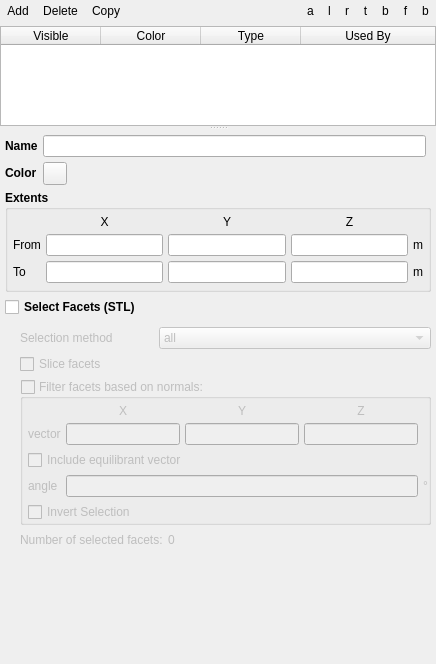
<?xml version="1.0" encoding="UTF-8"?>
<ui version="4.0">
 <class>regions</class>
 <widget class="QWidget" name="regions">
  <property name="geometry">
   <rect>
    <x>0</x>
    <y>0</y>
    <width>436</width>
    <height>664</height>
   </rect>
  </property>
  <layout class="QGridLayout" name="gridLayout_5">
   <property name="leftMargin">
    <number>0</number>
   </property>
   <property name="topMargin">
    <number>0</number>
   </property>
   <property name="rightMargin">
    <number>0</number>
   </property>
   <property name="bottomMargin">
    <number>0</number>
   </property>
   <property name="spacing">
    <number>5</number>
   </property>
   <item row="0" column="0">
    <widget class="QWidget" name="button_frame" native="true">
     <property name="sizePolicy">
      <sizepolicy hsizetype="Preferred" vsizetype="Fixed">
       <horstretch>0</horstretch>
       <verstretch>0</verstretch>
      </sizepolicy>
     </property>
     <layout class="QHBoxLayout" name="horizontalLayout_15">
      <property name="spacing">
       <number>0</number>
      </property>
      <property name="leftMargin">
       <number>0</number>
      </property>
      <property name="topMargin">
       <number>0</number>
      </property>
      <property name="rightMargin">
       <number>0</number>
      </property>
      <property name="bottomMargin">
       <number>0</number>
      </property>
      <item>
       <widget class="QToolButton" name="toolbutton_region_add">
        <property name="text">
         <string>Add</string>
        </property>
        <property name="autoRaise">
         <bool>true</bool>
        </property>
       </widget>
      </item>
      <item>
       <widget class="QToolButton" name="toolbutton_region_delete">
        <property name="text">
         <string>Delete</string>
        </property>
        <property name="autoRaise">
         <bool>true</bool>
        </property>
       </widget>
      </item>
      <item>
       <widget class="QToolButton" name="toolbutton_region_copy">
        <property name="text">
         <string>Copy</string>
        </property>
        <property name="autoRaise">
         <bool>true</bool>
        </property>
       </widget>
      </item>
      <item>
       <spacer name="horizontalSpacer_5">
        <property name="orientation">
         <enum>Qt::Horizontal</enum>
        </property>
        <property name="sizeHint" stdset="0">
         <size>
          <width>342</width>
          <height>20</height>
         </size>
        </property>
       </spacer>
      </item>
      <item>
       <widget class="QToolButton" name="toolbutton_region_a">
        <property name="text">
         <string>a</string>
        </property>
        <property name="autoRaise">
         <bool>true</bool>
        </property>
       </widget>
      </item>
      <item>
       <widget class="QToolButton" name="toolbutton_region_l">
        <property name="text">
         <string>l</string>
        </property>
        <property name="autoRaise">
         <bool>true</bool>
        </property>
       </widget>
      </item>
      <item>
       <widget class="QToolButton" name="toolbutton_region_r">
        <property name="text">
         <string>r</string>
        </property>
        <property name="autoRaise">
         <bool>true</bool>
        </property>
       </widget>
      </item>
      <item>
       <widget class="QToolButton" name="toolbutton_region_t">
        <property name="text">
         <string>t</string>
        </property>
        <property name="autoRaise">
         <bool>true</bool>
        </property>
       </widget>
      </item>
      <item>
       <widget class="QToolButton" name="toolbutton_region_b">
        <property name="text">
         <string>b</string>
        </property>
        <property name="autoRaise">
         <bool>true</bool>
        </property>
       </widget>
      </item>
      <item>
       <widget class="QToolButton" name="toolbutton_region_f">
        <property name="text">
         <string>f</string>
        </property>
        <property name="autoRaise">
         <bool>true</bool>
        </property>
       </widget>
      </item>
      <item>
       <widget class="QToolButton" name="toolbutton_region_back">
        <property name="text">
         <string>b</string>
        </property>
        <property name="autoRaise">
         <bool>true</bool>
        </property>
       </widget>
      </item>
     </layout>
    </widget>
   </item>
   <item row="1" column="0">
    <widget class="QSplitter" name="splitter">
     <property name="orientation">
      <enum>Qt::Vertical</enum>
     </property>
     <widget class="QWidget" name="top_frame" native="true">
      <property name="maximumSize">
       <size>
        <width>16777215</width>
        <height>100</height>
       </size>
      </property>
      <layout class="QGridLayout" name="gridLayout_3">
       <property name="leftMargin">
        <number>0</number>
       </property>
       <property name="topMargin">
        <number>0</number>
       </property>
       <property name="rightMargin">
        <number>0</number>
       </property>
       <property name="bottomMargin">
        <number>0</number>
       </property>
       <property name="spacing">
        <number>5</number>
       </property>
       <item row="0" column="0">
        <widget class="Table" name="tablewidget_regions">
         <property name="sizePolicy">
          <sizepolicy hsizetype="Expanding" vsizetype="Minimum">
           <horstretch>0</horstretch>
           <verstretch>0</verstretch>
          </sizepolicy>
         </property>
         <property name="minimumSize">
          <size>
           <width>0</width>
           <height>0</height>
          </size>
         </property>
         <property name="maximumSize">
          <size>
           <width>16777215</width>
           <height>100</height>
          </size>
         </property>
         <property name="baseSize">
          <size>
           <width>0</width>
           <height>0</height>
          </size>
         </property>
         <property name="styleSheet">
          <string notr="true"/>
         </property>
         <property name="editTriggers">
          <set>QAbstractItemView::NoEditTriggers</set>
         </property>
         <property name="selectionMode">
          <enum>QAbstractItemView::ExtendedSelection</enum>
         </property>
         <property name="selectionBehavior">
          <enum>QAbstractItemView::SelectRows</enum>
         </property>
         <attribute name="horizontalHeaderCascadingSectionResizes">
          <bool>false</bool>
         </attribute>
         <attribute name="horizontalHeaderStretchLastSection">
          <bool>true</bool>
         </attribute>
         <attribute name="verticalHeaderVisible">
          <bool>true</bool>
         </attribute>
         <attribute name="verticalHeaderCascadingSectionResizes">
          <bool>false</bool>
         </attribute>
         <attribute name="verticalHeaderStretchLastSection">
          <bool>false</bool>
         </attribute>
         <column>
          <property name="text">
           <string>Visible</string>
          </property>
         </column>
         <column>
          <property name="text">
           <string>Color</string>
          </property>
         </column>
         <column>
          <property name="text">
           <string>Type</string>
          </property>
         </column>
         <column>
          <property name="text">
           <string>Used By</string>
          </property>
         </column>
        </widget>
       </item>
      </layout>
     </widget>
     <widget class="QWidget" name="detail_pane" native="true">
      <property name="sizePolicy">
       <sizepolicy hsizetype="Preferred" vsizetype="Expanding">
        <horstretch>0</horstretch>
        <verstretch>1</verstretch>
       </sizepolicy>
      </property>
      <layout class="QVBoxLayout" name="verticalLayout">
       <property name="spacing">
        <number>5</number>
       </property>
       <property name="leftMargin">
        <number>5</number>
       </property>
       <property name="topMargin">
        <number>0</number>
       </property>
       <property name="rightMargin">
        <number>5</number>
       </property>
       <property name="bottomMargin">
        <number>0</number>
       </property>
       <item>
        <widget class="QWidget" name="widget_region_parameters" native="true">
         <property name="enabled">
          <bool>true</bool>
         </property>
         <property name="sizePolicy">
          <sizepolicy hsizetype="Preferred" vsizetype="Fixed">
           <horstretch>0</horstretch>
           <verstretch>0</verstretch>
          </sizepolicy>
         </property>
         <layout class="QGridLayout" name="gridLayout_16">
          <property name="leftMargin">
           <number>0</number>
          </property>
          <property name="topMargin">
           <number>5</number>
          </property>
          <property name="rightMargin">
           <number>0</number>
          </property>
          <property name="bottomMargin">
           <number>0</number>
          </property>
          <property name="spacing">
           <number>5</number>
          </property>
          <item row="0" column="0">
           <widget class="QLabel" name="label_34">
            <property name="sizePolicy">
             <sizepolicy hsizetype="Preferred" vsizetype="Fixed">
              <horstretch>0</horstretch>
              <verstretch>0</verstretch>
             </sizepolicy>
            </property>
            <property name="font">
             <font>
              <weight>75</weight>
              <bold>true</bold>
             </font>
            </property>
            <property name="text">
             <string>Name</string>
            </property>
           </widget>
          </item>
          <item row="1" column="0">
           <widget class="QLabel" name="label_4">
            <property name="sizePolicy">
             <sizepolicy hsizetype="Preferred" vsizetype="Fixed">
              <horstretch>0</horstretch>
              <verstretch>0</verstretch>
             </sizepolicy>
            </property>
            <property name="font">
             <font>
              <weight>75</weight>
              <bold>true</bold>
             </font>
            </property>
            <property name="text">
             <string>Color</string>
            </property>
           </widget>
          </item>
          <item row="3" column="0" colspan="3">
           <widget class="QGroupBox" name="groupBox">
            <property name="font">
             <font>
              <weight>75</weight>
              <bold>true</bold>
             </font>
            </property>
            <property name="title">
             <string>Extents</string>
            </property>
            <property name="flat">
             <bool>true</bool>
            </property>
            <layout class="QGridLayout" name="gridLayout_4">
             <property name="leftMargin">
              <number>5</number>
             </property>
             <property name="topMargin">
              <number>5</number>
             </property>
             <property name="rightMargin">
              <number>5</number>
             </property>
             <property name="bottomMargin">
              <number>6</number>
             </property>
             <property name="spacing">
              <number>5</number>
             </property>
             <item row="1" column="0">
              <widget class="QLabel" name="label_32">
               <property name="sizePolicy">
                <sizepolicy hsizetype="Preferred" vsizetype="Fixed">
                 <horstretch>0</horstretch>
                 <verstretch>0</verstretch>
                </sizepolicy>
               </property>
               <property name="font">
                <font>
                 <weight>50</weight>
                 <bold>false</bold>
                </font>
               </property>
               <property name="text">
                <string>From</string>
               </property>
              </widget>
             </item>
             <item row="1" column="1">
              <widget class="LineEdit" name="lineedit_regions_from_x">
               <property name="font">
                <font>
                 <weight>50</weight>
                 <bold>false</bold>
                </font>
               </property>
              </widget>
             </item>
             <item row="1" column="2">
              <widget class="LineEdit" name="lineedit_regions_from_y">
               <property name="font">
                <font>
                 <weight>50</weight>
                 <bold>false</bold>
                </font>
               </property>
              </widget>
             </item>
             <item row="1" column="3">
              <widget class="LineEdit" name="lineedit_regions_from_z">
               <property name="font">
                <font>
                 <weight>50</weight>
                 <bold>false</bold>
                </font>
               </property>
              </widget>
             </item>
             <item row="2" column="0">
              <widget class="QLabel" name="label_33">
               <property name="sizePolicy">
                <sizepolicy hsizetype="Preferred" vsizetype="Fixed">
                 <horstretch>0</horstretch>
                 <verstretch>0</verstretch>
                </sizepolicy>
               </property>
               <property name="font">
                <font>
                 <weight>50</weight>
                 <bold>false</bold>
                </font>
               </property>
               <property name="text">
                <string>To</string>
               </property>
              </widget>
             </item>
             <item row="2" column="1">
              <widget class="LineEdit" name="lineedit_regions_to_x">
               <property name="font">
                <font>
                 <weight>50</weight>
                 <bold>false</bold>
                </font>
               </property>
              </widget>
             </item>
             <item row="0" column="1">
              <widget class="QLabel" name="label_5">
               <property name="font">
                <font>
                 <weight>50</weight>
                 <bold>false</bold>
                </font>
               </property>
               <property name="text">
                <string>X</string>
               </property>
               <property name="alignment">
                <set>Qt::AlignCenter</set>
               </property>
              </widget>
             </item>
             <item row="2" column="2">
              <widget class="LineEdit" name="lineedit_regions_to_y">
               <property name="font">
                <font>
                 <weight>50</weight>
                 <bold>false</bold>
                </font>
               </property>
              </widget>
             </item>
             <item row="2" column="3">
              <widget class="LineEdit" name="lineedit_regions_to_z">
               <property name="font">
                <font>
                 <weight>50</weight>
                 <bold>false</bold>
                </font>
               </property>
              </widget>
             </item>
             <item row="0" column="2">
              <widget class="QLabel" name="label_6">
               <property name="font">
                <font>
                 <weight>50</weight>
                 <bold>false</bold>
                </font>
               </property>
               <property name="text">
                <string>Y</string>
               </property>
               <property name="alignment">
                <set>Qt::AlignCenter</set>
               </property>
              </widget>
             </item>
             <item row="0" column="3">
              <widget class="QLabel" name="label_7">
               <property name="font">
                <font>
                 <weight>50</weight>
                 <bold>false</bold>
                </font>
               </property>
               <property name="text">
                <string>Z</string>
               </property>
               <property name="alignment">
                <set>Qt::AlignCenter</set>
               </property>
              </widget>
             </item>
             <item row="1" column="4">
              <widget class="QLabel" name="label_8">
               <property name="font">
                <font>
                 <weight>50</weight>
                 <bold>false</bold>
                </font>
               </property>
               <property name="text">
                <string>m</string>
               </property>
              </widget>
             </item>
             <item row="2" column="4">
              <widget class="QLabel" name="label_9">
               <property name="font">
                <font>
                 <weight>50</weight>
                 <bold>false</bold>
                </font>
               </property>
               <property name="text">
                <string>m</string>
               </property>
              </widget>
             </item>
            </layout>
           </widget>
          </item>
          <item row="0" column="1">
           <widget class="LineEdit" name="lineedit_regions_name"/>
          </item>
          <item row="1" column="1">
           <widget class="QToolButton" name="toolbutton_color">
            <property name="text">
             <string/>
            </property>
            <property name="autoRaise">
             <bool>false</bool>
            </property>
           </widget>
          </item>
          <item row="4" column="0" colspan="2">
           <widget class="QCheckBox" name="checkbox_selectfacets">
            <property name="font">
             <font>
              <weight>75</weight>
              <bold>true</bold>
             </font>
            </property>
            <property name="text">
             <string>Select Facets (STL)</string>
            </property>
           </widget>
          </item>
          <item row="5" column="0" colspan="3">
           <widget class="QWidget" name="groupbox_stl" native="true">
            <property name="enabled">
             <bool>false</bool>
            </property>
            <property name="sizePolicy">
             <sizepolicy hsizetype="Preferred" vsizetype="Fixed">
              <horstretch>0</horstretch>
              <verstretch>0</verstretch>
             </sizepolicy>
            </property>
            <property name="font">
             <font>
              <weight>75</weight>
              <bold>true</bold>
             </font>
            </property>
            <layout class="QGridLayout" name="gridLayout">
             <property name="leftMargin">
              <number>15</number>
             </property>
             <property name="topMargin">
              <number>5</number>
             </property>
             <property name="rightMargin">
              <number>0</number>
             </property>
             <property name="bottomMargin">
              <number>0</number>
             </property>
             <property name="spacing">
              <number>5</number>
             </property>
             <item row="3" column="0" colspan="3">
              <widget class="QGroupBox" name="groupbox_filter_facets">
               <property name="font">
                <font>
                 <weight>50</weight>
                 <bold>false</bold>
                </font>
               </property>
               <property name="title">
                <string>Filter facets based on normals:</string>
               </property>
               <property name="flat">
                <bool>true</bool>
               </property>
               <property name="checkable">
                <bool>true</bool>
               </property>
               <property name="checked">
                <bool>false</bool>
               </property>
               <layout class="QGridLayout" name="gridLayout_2">
                <property name="leftMargin">
                 <number>5</number>
                </property>
                <property name="topMargin">
                 <number>5</number>
                </property>
                <property name="rightMargin">
                 <number>0</number>
                </property>
                <property name="bottomMargin">
                 <number>0</number>
                </property>
                <property name="spacing">
                 <number>5</number>
                </property>
                <item row="1" column="2">
                 <widget class="LineEdit" name="lineedit_filter_y"/>
                </item>
                <item row="1" column="0">
                 <widget class="QLabel" name="label_2">
                  <property name="sizePolicy">
                   <sizepolicy hsizetype="Preferred" vsizetype="Fixed">
                    <horstretch>0</horstretch>
                    <verstretch>0</verstretch>
                   </sizepolicy>
                  </property>
                  <property name="text">
                   <string>vector</string>
                  </property>
                 </widget>
                </item>
                <item row="1" column="3">
                 <widget class="LineEdit" name="lineedit_filter_z"/>
                </item>
                <item row="1" column="1">
                 <widget class="LineEdit" name="lineedit_filter_x"/>
                </item>
                <item row="5" column="0">
                 <widget class="QLabel" name="label_3">
                  <property name="sizePolicy">
                   <sizepolicy hsizetype="Preferred" vsizetype="Fixed">
                    <horstretch>0</horstretch>
                    <verstretch>0</verstretch>
                   </sizepolicy>
                  </property>
                  <property name="text">
                   <string>angle</string>
                  </property>
                 </widget>
                </item>
                <item row="5" column="1" colspan="3">
                 <widget class="LineEdit" name="lineedit_deviation_angle"/>
                </item>
                <item row="5" column="4">
                 <widget class="QLabel" name="label_10">
                  <property name="text">
                   <string>&lt;html&gt;&lt;head/&gt;&lt;body&gt;&lt;p&gt;°&lt;/p&gt;&lt;/body&gt;&lt;/html&gt;</string>
                  </property>
                 </widget>
                </item>
                <item row="6" column="0" colspan="5">
                 <widget class="CheckBox" name="checkbox_invert">
                  <property name="text">
                   <string>Invert Selection</string>
                  </property>
                 </widget>
                </item>
                <item row="2" column="0" colspan="5">
                 <widget class="CheckBox" name="checkbox_equilibrant">
                  <property name="text">
                   <string>Include equilibrant vector</string>
                  </property>
                 </widget>
                </item>
                <item row="0" column="1">
                 <widget class="QLabel" name="label_12">
                  <property name="text">
                   <string>X</string>
                  </property>
                  <property name="alignment">
                   <set>Qt::AlignCenter</set>
                  </property>
                 </widget>
                </item>
                <item row="0" column="2">
                 <widget class="QLabel" name="label_13">
                  <property name="text">
                   <string>Y</string>
                  </property>
                  <property name="alignment">
                   <set>Qt::AlignCenter</set>
                  </property>
                 </widget>
                </item>
                <item row="0" column="3">
                 <widget class="QLabel" name="label_14">
                  <property name="text">
                   <string>Z</string>
                  </property>
                  <property name="alignment">
                   <set>Qt::AlignCenter</set>
                  </property>
                 </widget>
                </item>
               </layout>
              </widget>
             </item>
             <item row="2" column="0" colspan="3">
              <widget class="CheckBox" name="checkbox_slice_facets">
               <property name="font">
                <font>
                 <weight>50</weight>
                 <bold>false</bold>
                </font>
               </property>
               <property name="text">
                <string>Slice facets</string>
               </property>
              </widget>
             </item>
             <item row="1" column="0">
              <widget class="QLabel" name="label">
               <property name="sizePolicy">
                <sizepolicy hsizetype="Preferred" vsizetype="Fixed">
                 <horstretch>0</horstretch>
                 <verstretch>0</verstretch>
                </sizepolicy>
               </property>
               <property name="font">
                <font>
                 <weight>50</weight>
                 <bold>false</bold>
                </font>
               </property>
               <property name="text">
                <string>Selection method</string>
               </property>
              </widget>
             </item>
             <item row="1" column="1" colspan="2">
              <widget class="ComboBox" name="combobox_stl_shape">
               <property name="font">
                <font>
                 <weight>50</weight>
                 <bold>false</bold>
                </font>
               </property>
               <item>
                <property name="text">
                 <string>all</string>
                </property>
               </item>
               <item>
                <property name="text">
                 <string>box</string>
                </property>
               </item>
               <item>
                <property name="text">
                 <string>ellipsoid</string>
                </property>
               </item>
              </widget>
             </item>
             <item row="4" column="0" colspan="3">
              <widget class="QWidget" name="widget" native="true">
               <layout class="QHBoxLayout" name="horizontalLayout">
                <property name="spacing">
                 <number>5</number>
                </property>
                <property name="leftMargin">
                 <number>0</number>
                </property>
                <property name="topMargin">
                 <number>0</number>
                </property>
                <property name="rightMargin">
                 <number>0</number>
                </property>
                <property name="bottomMargin">
                 <number>0</number>
                </property>
                <item>
                 <widget class="QLabel" name="label_11">
                  <property name="font">
                   <font>
                    <weight>50</weight>
                    <bold>false</bold>
                   </font>
                  </property>
                  <property name="text">
                   <string>Number of selected facets:</string>
                  </property>
                 </widget>
                </item>
                <item>
                 <widget class="QLabel" name="label_numbeoffacets">
                  <property name="font">
                   <font>
                    <weight>50</weight>
                    <bold>false</bold>
                   </font>
                  </property>
                  <property name="text">
                   <string>0</string>
                  </property>
                  <property name="textInteractionFlags">
                   <set>Qt::LinksAccessibleByMouse|Qt::TextSelectableByKeyboard|Qt::TextSelectableByMouse</set>
                  </property>
                 </widget>
                </item>
                <item>
                 <spacer name="horizontalSpacer">
                  <property name="orientation">
                   <enum>Qt::Horizontal</enum>
                  </property>
                  <property name="sizeHint" stdset="0">
                   <size>
                    <width>40</width>
                    <height>20</height>
                   </size>
                  </property>
                 </spacer>
                </item>
               </layout>
              </widget>
             </item>
            </layout>
           </widget>
          </item>
         </layout>
        </widget>
       </item>
       <item>
        <spacer name="verticalSpacer">
         <property name="orientation">
          <enum>Qt::Vertical</enum>
         </property>
         <property name="sizeType">
          <enum>QSizePolicy::Expanding</enum>
         </property>
         <property name="sizeHint" stdset="0">
          <size>
           <width>20</width>
           <height>40</height>
          </size>
         </property>
        </spacer>
       </item>
      </layout>
     </widget>
    </widget>
   </item>
  </layout>
 </widget>
 <customwidgets>
  <customwidget>
   <class>CheckBox</class>
   <extends>QCheckBox</extends>
   <header>mfixgui.widgets.base</header>
  </customwidget>
  <customwidget>
   <class>LineEdit</class>
   <extends>QLineEdit</extends>
   <header>mfixgui.widgets.base</header>
  </customwidget>
  <customwidget>
   <class>ComboBox</class>
   <extends>QComboBox</extends>
   <header>mfixgui.widgets.base</header>
  </customwidget>
  <customwidget>
   <class>Table</class>
   <extends>QTableWidget</extends>
   <header>mfixgui.widgets.base</header>
  </customwidget>
 </customwidgets>
 <tabstops>
  <tabstop>toolbutton_region_add</tabstop>
  <tabstop>toolbutton_region_delete</tabstop>
  <tabstop>toolbutton_region_copy</tabstop>
  <tabstop>toolbutton_region_a</tabstop>
  <tabstop>toolbutton_region_l</tabstop>
  <tabstop>toolbutton_region_r</tabstop>
  <tabstop>toolbutton_region_t</tabstop>
  <tabstop>toolbutton_region_b</tabstop>
  <tabstop>toolbutton_region_f</tabstop>
  <tabstop>toolbutton_region_back</tabstop>
  <tabstop>tablewidget_regions</tabstop>
  <tabstop>lineedit_regions_name</tabstop>
  <tabstop>toolbutton_color</tabstop>
  <tabstop>lineedit_regions_from_x</tabstop>
  <tabstop>lineedit_regions_to_x</tabstop>
  <tabstop>lineedit_regions_from_y</tabstop>
  <tabstop>lineedit_regions_to_y</tabstop>
  <tabstop>lineedit_regions_from_z</tabstop>
  <tabstop>lineedit_regions_to_z</tabstop>
  <tabstop>checkbox_selectfacets</tabstop>
  <tabstop>combobox_stl_shape</tabstop>
  <tabstop>checkbox_slice_facets</tabstop>
  <tabstop>groupbox_filter_facets</tabstop>
  <tabstop>lineedit_filter_x</tabstop>
  <tabstop>lineedit_filter_y</tabstop>
  <tabstop>lineedit_filter_z</tabstop>
  <tabstop>checkbox_equilibrant</tabstop>
  <tabstop>lineedit_deviation_angle</tabstop>
  <tabstop>checkbox_invert</tabstop>
 </tabstops>
 <resources/>
 <connections/>
</ui>
